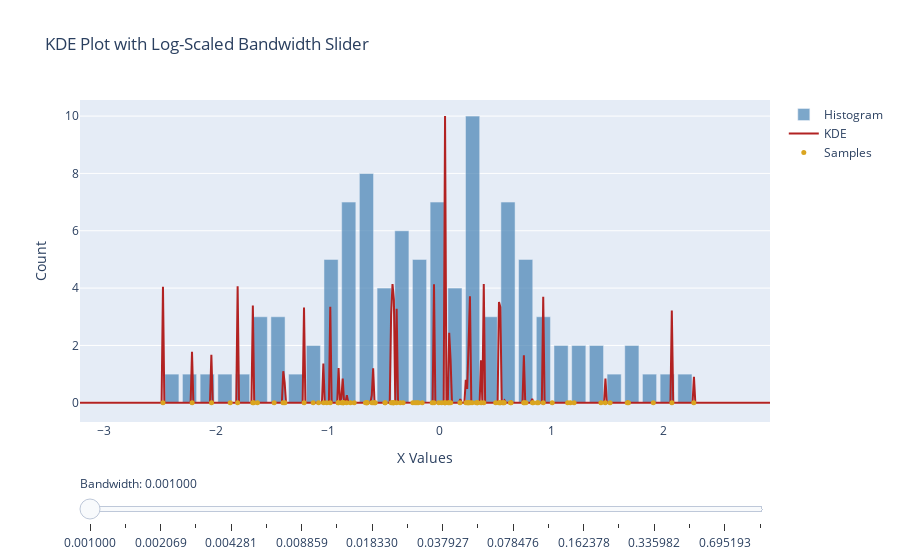

This figure's notebook cell:
### Markdown cell above
# Plotting effect of bandiwdth on KDE scaled to bins count

### Code cell
import numpy as np
import plotly.graph_objects as go
from scipy.stats import gaussian_kde

def plot_hist_kde_with_logslider(x, bins=30, bandwidth_range=(0.001, 1), bandwidth_steps=20):
    
    def update_kde(bandwidth):
        kde = gaussian_kde(x, bw_method=bandwidth)
        kde_continuous = kde(x_continuous)
        scaling_factor = count.max() / kde_continuous.max()
        kde_count = kde_continuous * scaling_factor
        kde_count_sum = kde_continuous.sum() * len(x) *dx
        kde_integral = kde_continuous.sum() * dx
        return kde_count, kde_count_sum, kde_integral

    # Compute histogram
    count, bin_edges = np.histogram(x, bins=bins, density=False)
    bin_centers = (bin_edges[:-1] + bin_edges[1:]) / 2

    # KDE x-values
    x_min, x_max = x.min(), x.max()
    margin = 0.3
    x_continuous = np.linspace(x_min*(1-np.sign(x_min)*margin), x_max*(1+np.sign(x_max)*margin), 500)
    dx = x_continuous[1] - x_continuous[0]

    # True values
    true_count_sum, true_integral = len(x), 1

    # Create figure
    fig = go.Figure()

    # Add histogram
    fig.add_trace(go.Bar(x=bin_centers, y=count, name='Histogram', marker_color='steelblue', opacity=0.7))

    # Create KDE traces for all bandwidths
    bandwidths = np.logspace(np.log10(bandwidth_range[0]), np.log10(bandwidth_range[1]), bandwidth_steps)
    kde_sums = []
    kde_integrals = []
    for bw in bandwidths:
        kde_count, kde_sum, kde_integral = update_kde(bw)
        fig.add_trace(go.Scatter(x=x_continuous, y=kde_count, mode='lines', name=f'KDE', 
                                 line=dict(color='firebrick', width=2), visible=False))
        kde_sums.append(kde_sum)
        kde_integrals.append(kde_integral)

    # Make the first KDE trace visible
    fig.data[1].visible = True

    # Add samples
    fig.add_trace(go.Scatter(x=x, y=np.zeros_like(x), mode='markers', name='Samples', 
                             marker=dict(color='goldenrod', size=5)))

    # Create slider steps
    steps = []
    for i, bw in enumerate(bandwidths):
        step = dict(
            method="update",
            args=[
                {"visible": [True] + [False] * len(bandwidths) + [True]},
                {"annotations": [{
                    "text": f"KDE Sum: {kde_sums[i]:.2f} (True: {true_count_sum})<br>KDE Integral: {kde_integrals[i]:.4f} (True: {true_integral:.2f})",
                    "x": 1, "y": 1, "xref": "paper", "yref": "paper",
                    "showarrow": False, "font": {"size": 12},
                    "bgcolor": "rgba(255,255,255,0.8)", "bordercolor": "rgba(0,0,0,0.5)", "borderwidth": 1
                }]}
            ],
            label=f"{bw:.6f}"
        )
        step["args"][0]["visible"][i+1] = True  # +1 because of histogram
        steps.append(step)

    # Add slider
    sliders = [dict(active=0, currentvalue={"prefix": "Bandwidth: "}, pad={"t": 50}, steps=steps)]

    # Update layout
    fig.update_layout(
        title="KDE Plot with Log-Scaled Bandwidth Slider",
        xaxis_title="X Values", yaxis_title="Count",
        showlegend=True, sliders=sliders
    )
    
    return fig

# Example usage:
x = np.random.normal(0, 1, 100)
fig = plot_hist_kde_with_logslider(x)
fig.show()

### Figure 1 — Plotly figure (JSON) as saved in the notebook; plotly's stock layout.template omitted (floating-point values rounded to 4 significant figures; data arrays with more than 128 entries replaced by an {"elided": "..."} marker saying what was removed)
{"data": [{"marker": {"color": "steelblue"}, "name": "Histogram", "opacity": 0.7, "type": "bar", "x": [-2.393, -2.235, -2.076, -1.918, -1.76, -1.602, -1.444, -1.286, -1.128, -0.9699, -0.8118, -0.6537, -0.4957, -0.3376, -0.1795, -0.02144, 0.1366, 0.2947, 0.4528, 0.6109, 0.769, 0.927, 1.085, 1.243, 1.401, 1.559, 1.717, 1.875, 2.034, 2.192], "y": [1, 1, 1, 1, 1, 3, 3, 1, 2, 5, 7, 8, 4, 6, 5, 7, 4, 10, 3, 7, 5, 3, 2, 2, 2, 1, 2, 1, 1, 1]}, {"line": {"color": "firebrick", "width": 2}, "mode": "lines", "name": "KDE", "type": "scatter", "visible": true, "x": {"elided": "500 float values"}, "y": {"elided": "500 float values"}}, {"line": {"color": "firebrick", "width": 2}, "mode": "lines", "name": "KDE", "type": "scatter", "visible": false, "x": {"elided": "500 float values"}, "y": {"elided": "500 float values"}}, {"line": {"color": "firebrick", "width": 2}, "mode": "lines", "name": "KDE", "type": "scatter", "visible": false, "x": {"elided": "500 float values"}, "y": {"elided": "500 float values"}}, {"line": {"color": "firebrick", "width": 2}, "mode": "lines", "name": "KDE", "type": "scatter", "visible": false, "x": {"elided": "500 float values"}, "y": {"elided": "500 float values"}}, {"line": {"color": "firebrick", "width": 2}, "mode": "lines", "name": "KDE", "type": "scatter", "visible": false, "x": {"elided": "500 float values"}, "y": {"elided": "500 float values"}}, {"line": {"color": "firebrick", "width": 2}, "mode": "lines", "name": "KDE", "type": "scatter", "visible": false, "x": {"elided": "500 float values"}, "y": {"elided": "500 float values"}}, {"line": {"color": "firebrick", "width": 2}, "mode": "lines", "name": "KDE", "type": "scatter", "visible": false, "x": {"elided": "500 float values"}, "y": {"elided": "500 float values"}}, {"line": {"color": "firebrick", "width": 2}, "mode": "lines", "name": "KDE", "type": "scatter", "visible": false, "x": {"elided": "500 float values"}, "y": {"elided": "500 float values"}}, {"line": {"color": "firebrick", "width": 2}, "mode": "lines", "name": "KDE", "type": "scatter", "visible": false, "x": {"elided": "500 float values"}, "y": {"elided": "500 float values"}}, {"line": {"color": "firebrick", "width": 2}, "mode": "lines", "name": "KDE", "type": "scatter", "visible": false, "x": {"elided": "500 float values"}, "y": {"elided": "500 float values"}}, {"line": {"color": "firebrick", "width": 2}, "mode": "lines", "name": "KDE", "type": "scatter", "visible": false, "x": {"elided": "500 float values"}, "y": {"elided": "500 float values"}}, {"line": {"color": "firebrick", "width": 2}, "mode": "lines", "name": "KDE", "type": "scatter", "visible": false, "x": {"elided": "500 float values"}, "y": {"elided": "500 float values"}}, {"line": {"color": "firebrick", "width": 2}, "mode": "lines", "name": "KDE", "type": "scatter", "visible": false, "x": {"elided": "500 float values"}, "y": {"elided": "500 float values"}}, {"line": {"color": "firebrick", "width": 2}, "mode": "lines", "name": "KDE", "type": "scatter", "visible": false, "x": {"elided": "500 float values"}, "y": {"elided": "500 float values"}}, {"line": {"color": "firebrick", "width": 2}, "mode": "lines", "name": "KDE", "type": "scatter", "visible": false, "x": {"elided": "500 float values"}, "y": {"elided": "500 float values"}}, {"line": {"color": "firebrick", "width": 2}, "mode": "lines", "name": "KDE", "type": "scatter", "visible": false, "x": {"elided": "500 float values"}, "y": {"elided": "500 float values"}}, {"line": {"color": "firebrick", "width": 2}, "mode": "lines", "name": "KDE", "type": "scatter", "visible": false, "x": {"elided": "500 float values"}, "y": {"elided": "500 float values"}}, {"line": {"color": "firebrick", "width": 2}, "mode": "lines", "name": "KDE", "type": "scatter", "visible": false, "x": {"elided": "500 float values"}, "y": {"elided": "500 float values"}}, {"line": {"color": "firebrick", "width": 2}, "mode": "lines", "name": "KDE", "type": "scatter", "visible": false, "x": {"elided": "500 float values"}, "y": {"elided": "500 float values"}}, {"line": {"color": "firebrick", "width": 2}, "mode": "lines", "name": "KDE", "type": "scatter", "visible": false, "x": {"elided": "500 float values"}, "y": {"elided": "500 float values"}}, {"marker": {"color": "goldenrod", "size": 5}, "mode": "markers", "name": "Samples", "type": "scatter", "x": [-0.6466, -1.082, 1.687, 0.8816, -0.007973, 1.48, 0.07737, -0.8613, 1.523, 0.5389, -1.037, -0.1903, -0.8756, -1.383, 0.9262, 1.909, -1.399, 0.563, -0.6506, -0.4871, -0.5924, -0.864, 0.04852, -0.831, 0.2705, -0.05024, -0.2389, -0.9076, -0.5768, 0.7554, 0.5009, -0.9776, 0.09933, 0.7514, -1.669, 0.5434, -0.6626, 0.5706, -0.7633, -1.805, -1.628, 0.04808, 0.2597, -0.9043, 0.6386, -1.662, -0.06608, -1.211, -0.6518, 0.0474, -0.8604, -0.3846, 1.006, -0.5769, 0.8357, -1.13, 0.5298, 1.442, -2.472, -0.7969, 0.5771, -0.203, 0.3711, -0.604, 0.08659, -0.1557, 1.168, 0.2544, 0.3376, -0.4119, -0.4876, -0.4326, 0.3945, -0.421, 0.2898, 2.075, 0.8711, -0.326, 1.201, -0.4081, -2.038, -1.008, -1.871, -0.3515, 0.01842, 1.676, 0.3269, -0.2191, 0.8294, -2.211, 0.2356, 0.7709, -1.479, 1.144, 0.3385, -0.4153, 0.6328, 2.271, 0.1819, 0.2482], "y": [0, 0, 0, 0, 0, 0, 0, 0, 0, 0, 0, 0, 0, 0, 0, 0, 0, 0, 0, 0, 0, 0, 0, 0, 0, 0, 0, 0, 0, 0, 0, 0, 0, 0, 0, 0, 0, 0, 0, 0, 0, 0, 0, 0, 0, 0, 0, 0, 0, 0, 0, 0, 0, 0, 0, 0, 0, 0, 0, 0, 0, 0, 0, 0, 0, 0, 0, 0, 0, 0, 0, 0, 0, 0, 0, 0, 0, 0, 0, 0, 0, 0, 0, 0, 0, 0, 0, 0, 0, 0, 0, 0, 0, 0, 0, 0, 0, 0, 0, 0]}], "layout": {"showlegend": true, "sliders": [{"active": 0, "currentvalue": {"prefix": "Bandwidth: "}, "pad": {"t": 50}, "steps": [{"args": [{"visible": [true, true, false, false, false, false, false, false, false, false, false, false, false, false, false, false, false, false, false, false, false, true]}, {"annotations": [{"bgcolor": "rgba(255,255,255,0.8)", "bordercolor": "rgba(0,0,0,0.5)", "borderwidth": 1, "font": {"size": 12}, "showarrow": false, "text": "KDE Sum: 111.63 (True: 100)<br>KDE Integral: 1.1163 (True: 1.00)", "x": 1, "xref": "paper", "y": 1, "yref": "paper"}]}], "label": "0.001000", "method": "update"}, {"args": [{"visible": [true, false, true, false, false, false, false, false, false, false, false, false, false, false, false, false, false, false, false, false, false, true]}, {"annotations": [{"bgcolor": "rgba(255,255,255,0.8)", "bordercolor": "rgba(0,0,0,0.5)", "borderwidth": 1, "font": {"size": 12}, "showarrow": false, "text": "KDE Sum: 104.22 (True: 100)<br>KDE Integral: 1.0422 (True: 1.00)", "x": 1, "xref": "paper", "y": 1, "yref": "paper"}]}], "label": "0.001438", "method": "update"}, {"args": [{"visible": [true, false, false, true, false, false, false, false, false, false, false, false, false, false, false, false, false, false, false, false, false, true]}, {"annotations": [{"bgcolor": "rgba(255,255,255,0.8)", "bordercolor": "rgba(0,0,0,0.5)", "borderwidth": 1, "font": {"size": 12}, "showarrow": false, "text": "KDE Sum: 99.02 (True: 100)<br>KDE Integral: 0.9902 (True: 1.00)", "x": 1, "xref": "paper", "y": 1, "yref": "paper"}]}], "label": "0.002069", "method": "update"}, {"args": [{"visible": [true, false, false, false, true, false, false, false, false, false, false, false, false, false, false, false, false, false, false, false, false, true]}, {"annotations": [{"bgcolor": "rgba(255,255,255,0.8)", "bordercolor": "rgba(0,0,0,0.5)", "borderwidth": 1, "font": {"size": 12}, "showarrow": false, "text": "KDE Sum: 98.31 (True: 100)<br>KDE Integral: 0.9831 (True: 1.00)", "x": 1, "xref": "paper", "y": 1, "yref": "paper"}]}], "label": "0.002976", "method": "update"}, {"args": [{"visible": [true, false, false, false, false, true, false, false, false, false, false, false, false, false, false, false, false, false, false, false, false, true]}, {"annotations": [{"bgcolor": "rgba(255,255,255,0.8)", "bordercolor": "rgba(0,0,0,0.5)", "borderwidth": 1, "font": {"size": 12}, "showarrow": false, "text": "KDE Sum: 99.40 (True: 100)<br>KDE Integral: 0.9940 (True: 1.00)", "x": 1, "xref": "paper", "y": 1, "yref": "paper"}]}], "label": "0.004281", "method": "update"}, {"args": [{"visible": [true, false, false, false, false, false, true, false, false, false, false, false, false, false, false, false, false, false, false, false, false, true]}, {"annotations": [{"bgcolor": "rgba(255,255,255,0.8)", "bordercolor": "rgba(0,0,0,0.5)", "borderwidth": 1, "font": {"size": 12}, "showarrow": false, "text": "KDE Sum: 99.95 (True: 100)<br>KDE Integral: 0.9995 (True: 1.00)", "x": 1, "xref": "paper", "y": 1, "yref": "paper"}]}], "label": "0.006158", "method": "update"}, {"args": [{"visible": [true, false, false, false, false, false, false, true, false, false, false, false, false, false, false, false, false, false, false, false, false, true]}, {"annotations": [{"bgcolor": "rgba(255,255,255,0.8)", "bordercolor": "rgba(0,0,0,0.5)", "borderwidth": 1, "font": {"size": 12}, "showarrow": false, "text": "KDE Sum: 100.00 (True: 100)<br>KDE Integral: 1.0000 (True: 1.00)", "x": 1, "xref": "paper", "y": 1, "yref": "paper"}]}], "label": "0.008859", "method": "update"}, {"args": [{"visible": [true, false, false, false, false, false, false, false, true, false, false, false, false, false, false, false, false, false, false, false, false, true]}, {"annotations": [{"bgcolor": "rgba(255,255,255,0.8)", "bordercolor": "rgba(0,0,0,0.5)", "borderwidth": 1, "font": {"size": 12}, "showarrow": false, "text": "KDE Sum: 100.00 (True: 100)<br>KDE Integral: 1.0000 (True: 1.00)", "x": 1, "xref": "paper", "y": 1, "yref": "paper"}]}], "label": "0.012743", "method": "update"}, {"args": [{"visible": [true, false, false, false, false, false, false, false, false, true, false, false, false, false, false, false, false, false, false, false, false, true]}, {"annotations": [{"bgcolor": "rgba(255,255,255,0.8)", "bordercolor": "rgba(0,0,0,0.5)", "borderwidth": 1, "font": {"size": 12}, "showarrow": false, "text": "KDE Sum: 100.00 (True: 100)<br>KDE Integral: 1.0000 (True: 1.00)", "x": 1, "xref": "paper", "y": 1, "yref": "paper"}]}], "label": "0.018330", "method": "update"}, {"args": [{"visible": [true, false, false, false, false, false, false, false, false, false, true, false, false, false, false, false, false, false, false, false, false, true]}, {"annotations": [{"bgcolor": "rgba(255,255,255,0.8)", "bordercolor": "rgba(0,0,0,0.5)", "borderwidth": 1, "font": {"size": 12}, "showarrow": false, "text": "KDE Sum: 100.00 (True: 100)<br>KDE Integral: 1.0000 (True: 1.00)", "x": 1, "xref": "paper", "y": 1, "yref": "paper"}]}], "label": "0.026367", "method": "update"}, {"args": [{"visible": [true, false, false, false, false, false, false, false, false, false, false, true, false, false, false, false, false, false, false, false, false, true]}, {"annotations": [{"bgcolor": "rgba(255,255,255,0.8)", "bordercolor": "rgba(0,0,0,0.5)", "borderwidth": 1, "font": {"size": 12}, "showarrow": false, "text": "KDE Sum: 100.00 (True: 100)<br>KDE Integral: 1.0000 (True: 1.00)", "x": 1, "xref": "paper", "y": 1, "yref": "paper"}]}], "label": "0.037927", "method": "update"}, {"args": [{"visible": [true, false, false, false, false, false, false, false, false, false, false, false, true, false, false, false, false, false, false, false, false, true]}, {"annotations": [{"bgcolor": "rgba(255,255,255,0.8)", "bordercolor": "rgba(0,0,0,0.5)", "borderwidth": 1, "font": {"size": 12}, "showarrow": false, "text": "KDE Sum: 100.00 (True: 100)<br>KDE Integral: 1.0000 (True: 1.00)", "x": 1, "xref": "paper", "y": 1, "yref": "paper"}]}], "label": "0.054556", "method": "update"}, {"args": [{"visible": [true, false, false, false, false, false, false, false, false, false, false, false, false, true, false, false, false, false, false, false, false, true]}, {"annotations": [{"bgcolor": "rgba(255,255,255,0.8)", "bordercolor": "rgba(0,0,0,0.5)", "borderwidth": 1, "font": {"size": 12}, "showarrow": false, "text": "KDE Sum: 100.00 (True: 100)<br>KDE Integral: 1.0000 (True: 1.00)", "x": 1, "xref": "paper", "y": 1, "yref": "paper"}]}], "label": "0.078476", "method": "update"}, {"args": [{"visible": [true, false, false, false, false, false, false, false, false, false, false, false, false, false, true, false, false, false, false, false, false, true]}, {"annotations": [{"bgcolor": "rgba(255,255,255,0.8)", "bordercolor": "rgba(0,0,0,0.5)", "borderwidth": 1, "font": {"size": 12}, "showarrow": false, "text": "KDE Sum: 100.00 (True: 100)<br>KDE Integral: 1.0000 (True: 1.00)", "x": 1, "xref": "paper", "y": 1, "yref": "paper"}]}], "label": "0.112884", "method": "update"}, {"args": [{"visible": [true, false, false, false, false, false, false, false, false, false, false, false, false, false, false, true, false, false, false, false, false, true]}, {"annotations": [{"bgcolor": "rgba(255,255,255,0.8)", "bordercolor": "rgba(0,0,0,0.5)", "borderwidth": 1, "font": {"size": 12}, "showarrow": false, "text": "KDE Sum: 100.00 (True: 100)<br>KDE Integral: 1.0000 (True: 1.00)", "x": 1, "xref": "paper", "y": 1, "yref": "paper"}]}], "label": "0.162378", "method": "update"}, {"args": [{"visible": [true, false, false, false, false, false, false, false, false, false, false, false, false, false, false, false, true, false, false, false, false, true]}, {"annotations": [{"bgcolor": "rgba(255,255,255,0.8)", "bordercolor": "rgba(0,0,0,0.5)", "borderwidth": 1, "font": {"size": 12}, "showarrow": false, "text": "KDE Sum: 100.00 (True: 100)<br>KDE Integral: 1.0000 (True: 1.00)", "x": 1, "xref": "paper", "y": 1, "yref": "paper"}]}], "label": "0.233572", "method": "update"}, {"args": [{"visible": [true, false, false, false, false, false, false, false, false, false, false, false, false, false, false, false, false, true, false, false, false, true]}, {"annotations": [{"bgcolor": "rgba(255,255,255,0.8)", "bordercolor": "rgba(0,0,0,0.5)", "borderwidth": 1, "font": {"size": 12}, "showarrow": false, "text": "KDE Sum: 99.97 (True: 100)<br>KDE Integral: 0.9997 (True: 1.00)", "x": 1, "xref": "paper", "y": 1, "yref": "paper"}]}], "label": "0.335982", "method": "update"}, {"args": [{"visible": [true, false, false, false, false, false, false, false, false, false, false, false, false, false, false, false, false, false, true, false, false, true]}, {"annotations": [{"bgcolor": "rgba(255,255,255,0.8)", "bordercolor": "rgba(0,0,0,0.5)", "borderwidth": 1, "font": {"size": 12}, "showarrow": false, "text": "KDE Sum: 99.79 (True: 100)<br>KDE Integral: 0.9979 (True: 1.00)", "x": 1, "xref": "paper", "y": 1, "yref": "paper"}]}], "label": "0.483293", "method": "update"}, {"args": [{"visible": [true, false, false, false, false, false, false, false, false, false, false, false, false, false, false, false, false, false, false, true, false, true]}, {"annotations": [{"bgcolor": "rgba(255,255,255,0.8)", "bordercolor": "rgba(0,0,0,0.5)", "borderwidth": 1, "font": {"size": 12}, "showarrow": false, "text": "KDE Sum: 99.23 (True: 100)<br>KDE Integral: 0.9923 (True: 1.00)", "x": 1, "xref": "paper", "y": 1, "yref": "paper"}]}], "label": "0.695193", "method": "update"}, {"args": [{"visible": [true, false, false, false, false, false, false, false, false, false, false, false, false, false, false, false, false, false, false, false, true, true]}, {"annotations": [{"bgcolor": "rgba(255,255,255,0.8)", "bordercolor": "rgba(0,0,0,0.5)", "borderwidth": 1, "font": {"size": 12}, "showarrow": false, "text": "KDE Sum: 97.58 (True: 100)<br>KDE Integral: 0.9758 (True: 1.00)", "x": 1, "xref": "paper", "y": 1, "yref": "paper"}]}], "label": "1.000000", "method": "update"}]}], "title": {"text": "KDE Plot with Log-Scaled Bandwidth Slider"}, "xaxis": {"title": {"text": "X Values"}}, "yaxis": {"title": {"text": "Count"}}}}
